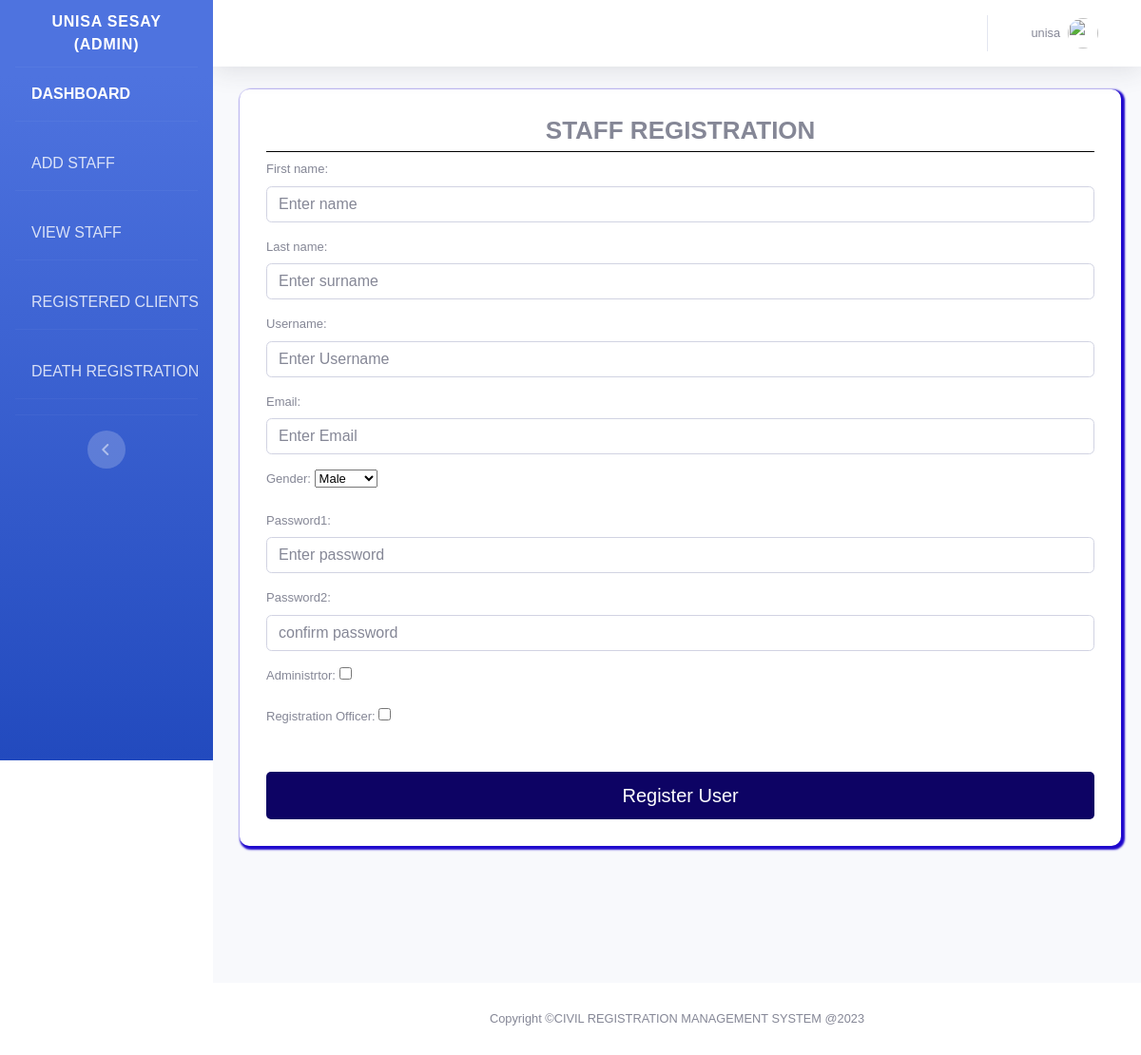
The page /register (signed in) on the database its author committed.
### crms/models.py (models this page shows)
class User(AbstractUser):
    is_admin= models.BooleanField('Administrtor', default=False)
    is_employee= models.BooleanField('Registration Officer',default=False)

### crms/views.py (the view, shortened to what this page needs)
# urls.py: path('register',views.register, name ='register'),
def register(request):
    msg = None
    form = SignUpForm()
    return render(request, 'registration.html', {'form': form, 'msg': msg})

### templates/registration.html (shortened to what this page needs)
{% extends "base.html" %}
{% block body %}
    <div class="conter">
        <form method="post">
           <h1 class="form-title">STAFF REGISTRATION</h1>
           {{form.as_p}}
            <div class="form-submit-btn">
                <input type="submit" value="Register User">
            </div>
        </form>
    </div>
<br><br><br><br><br><br>
{% endblock body %}

### templates/base.html (shortened to what this page needs)
{% load static %}
<!DOCTYPE html>
<html lang="en">
  <head>
    <link rel="stylesheet" href="https://cdnjs.cloudflare.com/ajax/libs/font-awesome/6.3.0/css/all.min.css" />
    <link rel="stylesheet" href="{% static 'css/main.css' %}" />
    <link href="{% static 'vendor/fontawesome-free/css/all.min.css' %} " rel="stylesheet" type="text/css" />
    <link href="https://cdn.jsdelivr.net/npm/bootstrap@5.3.2/dist/css/bootstrap.min.css" rel="stylesheet" />
    <link href="{% static 'css/sb-admin-2.min.css' %} " rel="stylesheet" />
    <link href="{% static 'vendor/datatables/dataTables.bootstrap4.min.css' %}" rel="stylesheet" />
    <link rel="stylesheet" href="{% static 'css/page.css' %}" />
  </head>
  <body id="page-top">
    <div id="wrapper">
      <ul class="navbar-nav bg-gradient-primary sidebar sidebar-dark accordion" id="accordionSidebar">
        <a class="sidebar-brand d-flex align-items-center justify-content-center" href="/adminhome"><div class="sidebar-brand-text mx-3">{{ user.username }} {{ user.last_name }} (Admin)</div></a>
        <hr class="sidebar-divider my-0" />
        <li class="nav-item active">
          <a class="nav-link" href="/adminhome"><span>DASHBOARD</span></a>
        </li>
        <hr class="sidebar-divider" />
        <li class="nav-item">
          <a class="nav-link" href="{% url 'register' %}">ADD STAFF</a>
        </li>
        <hr class="sidebar-divider" />
        <li class="nav-item">
          <a class="nav-link" href="{% url 'adminstaff_page' %}">VIEW STAFF</a>
        </li>
        <hr class="sidebar-divider" />
        <li class="nav-item">
          <a class="nav-link" href="/aduser">REGISTERED CLIENTS</a>
        </li>
        <hr class="sidebar-divider" />
        <li class="nav-item">
          <a class="nav-link" href="{% url 'reg_death' %}">DEATH REGISTRATION</a>
        </li>
        <hr class="sidebar-divider d-none d-md-block" />
        <hr class="sidebar-divider d-none d-md-block" />
        <div class="text-center d-none d-md-inline">
          <button class="rounded-circle border-0" id="sidebarToggle"></button>
        </div>
      </ul>
      <div id="content-wrapper" class="d-flex flex-column">
        <div id="content">
          <nav class="navbar navbar-expand navbar-light bg-white topbar mb-4 static-top shadow">
            <ul class="navbar-nav ml-auto">
              <li class="nav-item dropdown no-arrow">
                <a class="nav-link dropdown-toggle" href="#" id="userDropdown" role="button" data-toggle="dropdown" aria-haspopup="true" aria-expanded="false">
                  <span class="mr-2 d-none d-lg-inline text-gray-600 small">{{ user.username }}</span>
                  <img class="img-profile rounded-circle" src="{% static 'img/undraw_profile.svg' %} " />
                </a>
              </li>
            </ul>
          </nav>
          {% block body %}
          {% endblock %}
        </div>
        <footer class="sticky-footer bg-white">
          <div class="container my-auto">
            <div class="copyright text-center my-auto">
              <span>Copyright &copy;CIVIL REGISTRATION MANAGEMENT SYSTEM @2023</span>
            </div>
          </div>
        </footer>
      </div>
    </div>
  </body>
</html>

### static/css/main.css (style rules this page uses)
* { padding: 0; margin: 0; font-family: sans-serif; }
body { text-align: center; justify-content: center; height: 100vh; font-family: "Montserrat-black"; }
.nav-item .nav-link { color: #fff; }
.navbar { padding: 0 0 1.5rem; }
.nav-item { padding: 0 17px; }
.nav-link { font-size: 1.5rem; }
form p { text-align: left; font-size: 13px; }
.conter { width: 100%; max-width: 95%; background-color: #fff; padding: 28px; margin: 0 28px; border-radius: 10px; box-shadow: 2px 2px 2px 2px #1e07cd; }
.form-title { font-size: 26px; font-weight: 600; text-align: center; padding-bottom: 6px; border-bottom: 1px solid #000; }
.role-category label, .role-category input, .form-submit-btn input { cursor: pointer; }
.form-submit-btn { margin-top: 40px; }
.form-submit-btn input { display: block; width: 100%; margin-top: 10px; font-size: 20px; padding: 10px; border: none; border-radius: 5px; color: #fff; background: #0d0364; }

### static/css/page.css (style rules this page uses)
.sidebar { color: #0c0b0b; height: 100%; }

### rows shown on the page
User: username "UNISA", last_name "SESAY", username "unisa"
